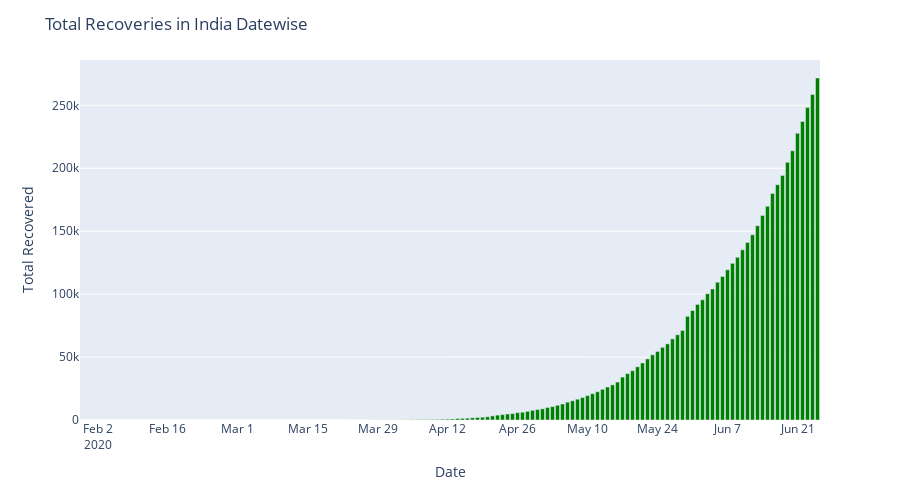

The notebook cell this image was saved under:
### Code cell
#Total Recoveries in India Datewise
corona_data = df_complete.groupby(['Date'])['Total Recovered'].sum().reset_index().sort_values('Total Recovered',ascending = True)

fig = px.bar(corona_data, y='Total Recovered', x='Date',hover_data =['Total Recovered'], height=500) #bar chart using plotly
fig.update_traces(marker_color='rgb(0,128,0)')
fig.update_layout(
    title='Total Recoveries in India Datewise')
fig.show()

### Figure 1 — Plotly figure (JSON) as saved in the notebook; plotly's stock layout.template omitted (floating-point values rounded to 4 significant figures; data arrays with more than 128 entries replaced by an {"elided": "..."} marker saying what was removed)
{"data": [{"alignmentgroup": "True", "customdata": {"elided": "148x1 int values"}, "hovertemplate": "Date=%{x}<br>Total Recovered=%{customdata[0]}<extra></extra>", "legendgroup": "", "marker": {"color": "rgb(0,128,0)"}, "name": "", "offsetgroup": "", "orientation": "v", "showlegend": false, "textposition": "auto", "type": "bar", "x": {"elided": "148 str values"}, "xaxis": "x", "y": {"elided": "148 int values"}, "yaxis": "y"}], "layout": {"barmode": "relative", "height": 500, "legend": {"tracegroupgap": 0}, "margin": {"t": 60}, "title": {"text": "Total Recoveries in India Datewise"}, "xaxis": {"anchor": "y", "domain": [0, 1], "title": {"text": "Date"}}, "yaxis": {"anchor": "x", "domain": [0, 1], "title": {"text": "Total Recovered"}}}}
